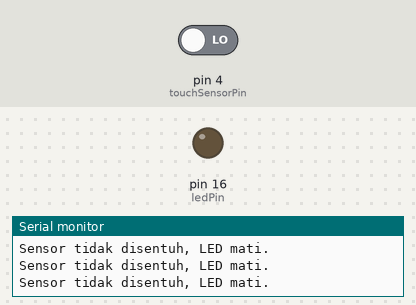
A sketch run on a simulated Arduino Uno, built with avr-gcc and run on an emulated ATmega328P. Shown: output pins drawn as LEDs (lit = HIGH), the last lines printed to the serial monitor. The test bench sets the inputs (shaded band); at power-on: pin 4 (touchSensorPin) LOW.

Above: at 1.2 s.
1.3 s: pin 4 (touchSensorPin) driven HIGH
At 1.9 s:
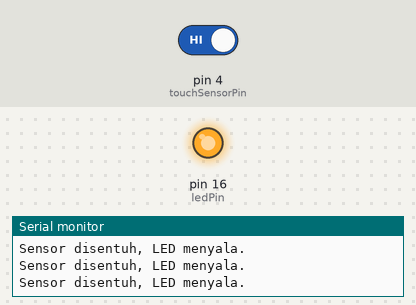
2.8 s: pin 4 (touchSensorPin) driven LOW
At 3.2 s:
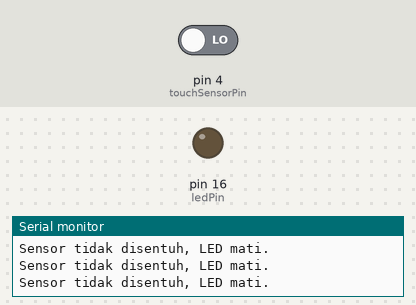
Timing chart, 0 to 5.8 s (numbered marks = the images above; inputs shaded):
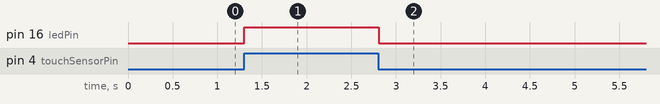

Measured:
- after the input at 1.3 s, pin 16 (ledPin): LOW → HIGH at once
- after the input at 2.8 s, pin 16 (ledPin): HIGH → LOW at once

The sketch:

c5.ino
```cpp
const int touchSensorPin = 4; // Pin sensor sentuh
const int ledPin = 16;        // Pin LED

void setup() {
  pinMode(ledPin, OUTPUT);
  pinMode(touchSensorPin, INPUT);
  digitalWrite(ledPin, LOW); // LED mati saat awalnya
  Serial.begin(9600);
}

void loop() {
  int sensorValue = digitalRead(touchSensorPin);

  if (sensorValue == HIGH) {
    // Sensor disentuh, nyalakan LED
    digitalWrite(ledPin, HIGH);
    Serial.println("Sensor disentuh, LED menyala.");
  } else {
    // Sensor tidak disentuh, matikan LED
    digitalWrite(ledPin, LOW);
    Serial.println("Sensor tidak disentuh, LED mati.");
  }

  delay(100); // Tambahkan penundaan kecil agar tidak terlalu cepat membaca sensor
}
```
